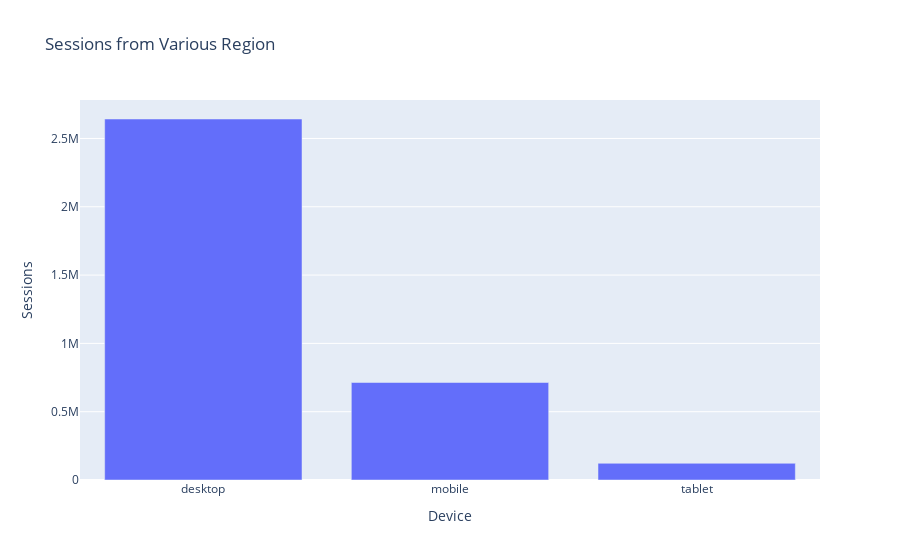

The notebook cell saved with this chart:
### Code cell
fig = px.bar(df, x='device', y='sessions',
            title='Sessions from Various Region',
            labels={'sessions': 'Sessions',
                    'device': 'Device'})

fig.show()

### Figure 1 — Plotly figure (JSON) as saved in the notebook; plotly's stock layout.template omitted (floating-point values rounded to 4 significant figures)
{"data": [{"alignmentgroup": "True", "hovertemplate": "Device=%{x}<br>Sessions=%{y}<extra></extra>", "legendgroup": "", "marker": {"color": "#636efa", "pattern": {"shape": ""}}, "name": "", "offsetgroup": "", "orientation": "v", "showlegend": false, "textposition": "auto", "type": "bar", "x": ["desktop", "mobile", "tablet"], "xaxis": "x", "y": [2642573, 713646, 122247], "yaxis": "y"}], "layout": {"barmode": "relative", "legend": {"tracegroupgap": 0}, "title": {"text": "Sessions from Various Region"}, "xaxis": {"anchor": "y", "domain": [0, 1], "title": {"text": "Device"}}, "yaxis": {"anchor": "x", "domain": [0, 1], "title": {"text": "Sessions"}}}}
